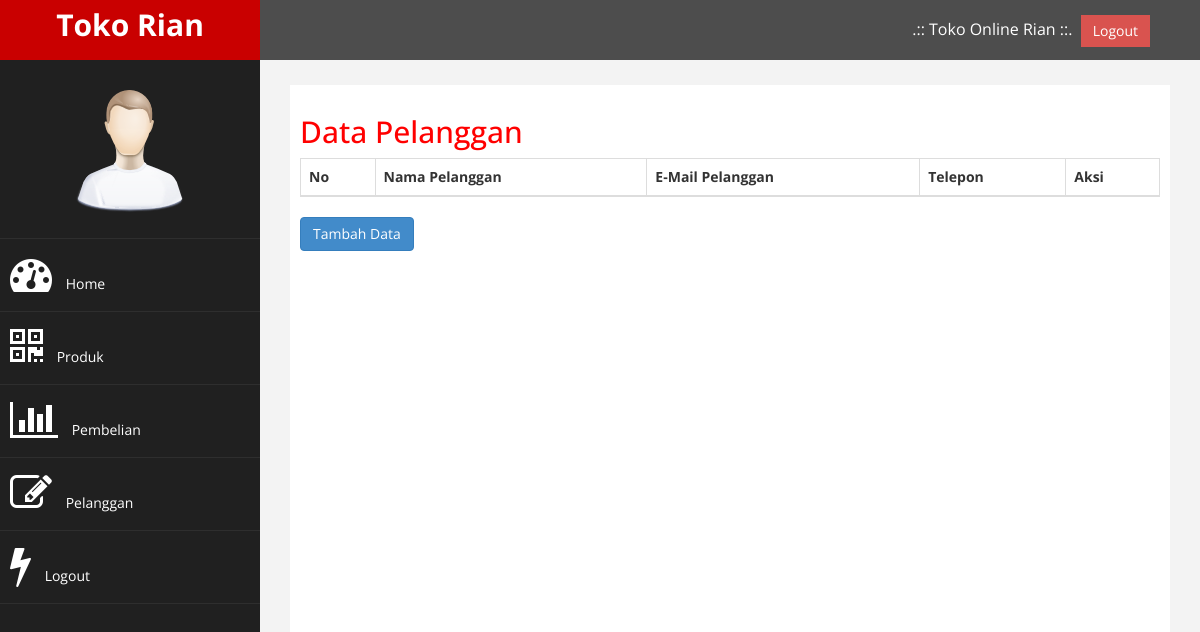
The app's page /admin/index.php?halaman=pelanggan (signed in), older data.
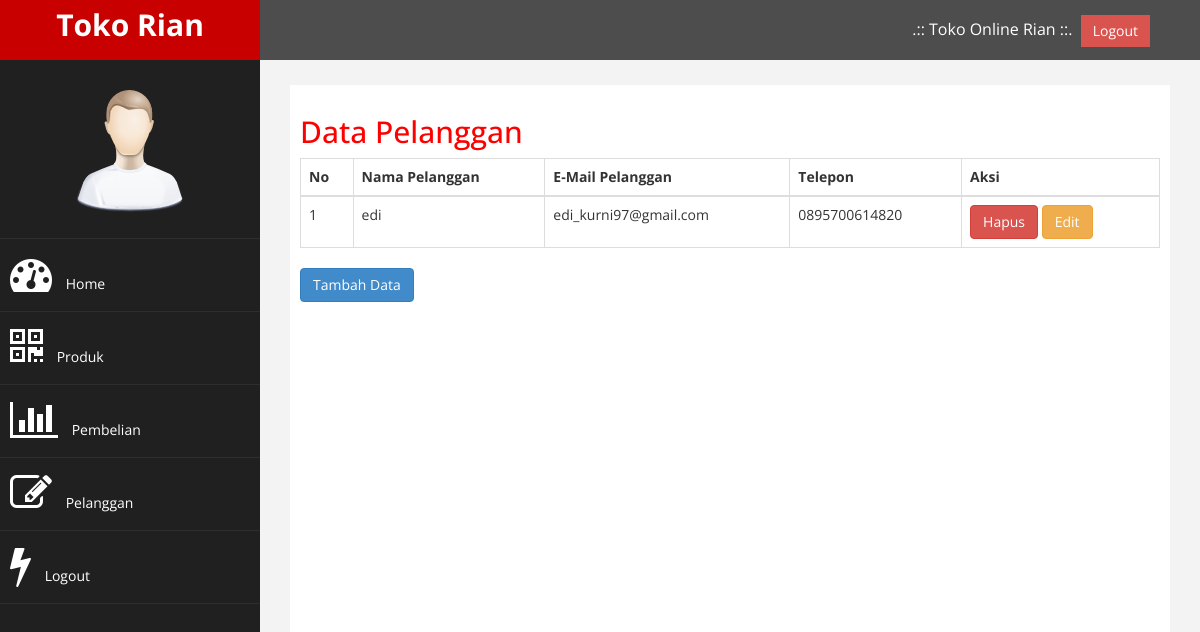
The same page, newer data.
### tables this page shows
CREATE TABLE IF NOT EXISTS `pelanggan` (
  `id_pelanggan` int(11) NOT NULL AUTO_INCREMENT,
  `email_pelanggan` varchar(100) NOT NULL,
  `password_pelanggan` varchar(50) NOT NULL,
  `nama_pelanggan` varchar(100) NOT NULL,
  `telepon_pelanggan` varchar(25) NOT NULL,
  `alamat_pelanggan` varchar(100) NOT NULL,
  PRIMARY KEY (`id_pelanggan`)
);

### admin/pelanggan.php (the view)
<H2>Data Pelanggan</H2>
<table class="table table-bordered">
<thead>
<tr>
<th>No</th>
<th>Nama Pelanggan</th>
<th>E-Mail Pelanggan</th>
<th>Telepon</th>
 <th>Aksi</th>
 </tr>
 </thead>
 <tbody>
 <?php $nomor=1; ?>
 <?php $ambil=$koneksi->query("SELECT * FROM pelanggan"); ?>
 <?php while($pecah = $ambil->fetch_assoc()){ ?>
 <tr>
 <td> <?php echo $nomor; ?></td>
 <td><?php echo $pecah['nama_pelanggan']; ?></td>
 <td><?php echo $pecah['email_pelanggan']; ?></td>
 <td><?php echo $pecah['telepon_pelanggan']; ?></td>
 <td>
 <a href="index.php?halaman=hapuspelanggan&id=<?php echo $pecah['id_pelanggan']; ?>" class="btn btn-danger">Hapus</a>
 <a href="index.php?halaman=editpelanggan&id=<?php echo $pecah['id_pelanggan']; ?>" class="btn btn-warning">Edit</a>
 </td>
 </tr>
 <?php $nomor++; ?>
 <?php } ?>
 </tbody>
 </table>
 <a href= "index.php?halaman=tambahpelanggan" class= "btn btn-primary" >Tambah Data </a>

Row changes from the older to the newer data that the page shows:
added pelanggan: nama_pelanggan "edi", email_pelanggan "edi_kurni97@gmail.com", telepon_pelanggan "0895700614820"
